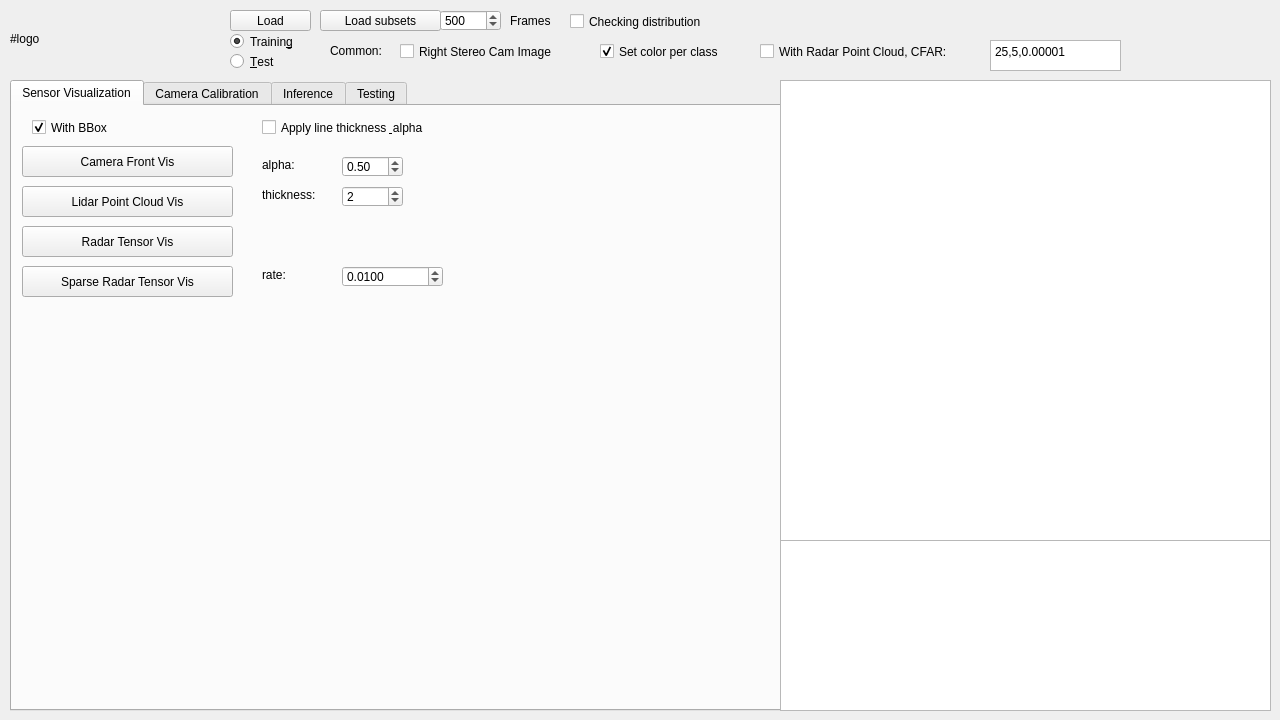
<?xml version="1.0" encoding="UTF-8"?>
<ui version="4.0">
 <class>Form</class>
 <widget class="QWidget" name="Form">
  <property name="geometry">
   <rect>
    <x>0</x>
    <y>0</y>
    <width>1280</width>
    <height>720</height>
   </rect>
  </property>
  <property name="windowTitle">
   <string>K-Radar Vis</string>
  </property>
  <widget class="QPushButton" name="pushButton_0">
   <property name="geometry">
    <rect>
     <x>230</x>
     <y>10</y>
     <width>81</width>
     <height>21</height>
    </rect>
   </property>
   <property name="text">
    <string>Load</string>
   </property>
  </widget>
  <widget class="QLabel" name="label_logo">
   <property name="geometry">
    <rect>
     <x>10</x>
     <y>15</y>
     <width>212</width>
     <height>47</height>
    </rect>
   </property>
   <property name="text">
    <string>#logo</string>
   </property>
  </widget>
  <widget class="QRadioButton" name="radioButton_training">
   <property name="geometry">
    <rect>
     <x>230</x>
     <y>30</y>
     <width>81</width>
     <height>23</height>
    </rect>
   </property>
   <property name="text">
    <string>Trainin&amp;g</string>
   </property>
   <property name="checked">
    <bool>true</bool>
   </property>
  </widget>
  <widget class="QRadioButton" name="radioButton_test">
   <property name="geometry">
    <rect>
     <x>230</x>
     <y>50</y>
     <width>81</width>
     <height>23</height>
    </rect>
   </property>
   <property name="text">
    <string>&amp;Test</string>
   </property>
  </widget>
  <widget class="QTabWidget" name="tabWidget">
   <property name="geometry">
    <rect>
     <x>10</x>
     <y>80</y>
     <width>771</width>
     <height>631</height>
    </rect>
   </property>
   <property name="currentIndex">
    <number>0</number>
   </property>
   <widget class="QWidget" name="tab_vis">
    <attribute name="title">
     <string>Sensor Visualization</string>
    </attribute>
    <widget class="QPushButton" name="pushButton_2">
     <property name="geometry">
      <rect>
       <x>10</x>
       <y>40</y>
       <width>211</width>
       <height>31</height>
      </rect>
     </property>
     <property name="text">
      <string>Camera Front Vis</string>
     </property>
    </widget>
    <widget class="QPushButton" name="pushButton_3">
     <property name="geometry">
      <rect>
       <x>10</x>
       <y>80</y>
       <width>211</width>
       <height>31</height>
      </rect>
     </property>
     <property name="text">
      <string>Lidar Point Cloud Vis</string>
     </property>
    </widget>
    <widget class="QPushButton" name="pushButton_4">
     <property name="geometry">
      <rect>
       <x>10</x>
       <y>120</y>
       <width>211</width>
       <height>31</height>
      </rect>
     </property>
     <property name="text">
      <string>Radar Tensor Vis</string>
     </property>
    </widget>
    <widget class="QCheckBox" name="checkBox_bbox">
     <property name="geometry">
      <rect>
       <x>20</x>
       <y>10</y>
       <width>191</width>
       <height>23</height>
      </rect>
     </property>
     <property name="text">
      <string>With BBox</string>
     </property>
     <property name="checked">
      <bool>true</bool>
     </property>
    </widget>
    <widget class="QCheckBox" name="checkBox_thick_alpha">
     <property name="geometry">
      <rect>
       <x>250</x>
       <y>10</y>
       <width>321</width>
       <height>23</height>
      </rect>
     </property>
     <property name="text">
      <string>Apply line thickness &amp; alpha</string>
     </property>
    </widget>
    <widget class="QLabel" name="label_5">
     <property name="geometry">
      <rect>
       <x>250</x>
       <y>50</y>
       <width>67</width>
       <height>17</height>
      </rect>
     </property>
     <property name="text">
      <string>alpha:</string>
     </property>
    </widget>
    <widget class="QLabel" name="label_6">
     <property name="geometry">
      <rect>
       <x>250</x>
       <y>80</y>
       <width>71</width>
       <height>17</height>
      </rect>
     </property>
     <property name="text">
      <string>thickness:</string>
     </property>
    </widget>
    <widget class="QSpinBox" name="spinBox_lthick">
     <property name="geometry">
      <rect>
       <x>330</x>
       <y>80</y>
       <width>61</width>
       <height>21</height>
      </rect>
     </property>
     <property name="minimum">
      <number>1</number>
     </property>
     <property name="maximum">
      <number>10</number>
     </property>
     <property name="value">
      <number>2</number>
     </property>
    </widget>
    <widget class="QDoubleSpinBox" name="doubleSpinBox_alpha">
     <property name="geometry">
      <rect>
       <x>330</x>
       <y>50</y>
       <width>61</width>
       <height>21</height>
      </rect>
     </property>
     <property name="maximum">
      <double>1.000000000000000</double>
     </property>
     <property name="singleStep">
      <double>0.100000000000000</double>
     </property>
     <property name="value">
      <double>0.500000000000000</double>
     </property>
    </widget>
    <widget class="QPushButton" name="pushButton_13">
     <property name="geometry">
      <rect>
       <x>10</x>
       <y>160</y>
       <width>211</width>
       <height>31</height>
      </rect>
     </property>
     <property name="text">
      <string>Sparse Radar Tensor Vis</string>
     </property>
    </widget>
    <widget class="QDoubleSpinBox" name="doubleSpinBox_rate">
     <property name="geometry">
      <rect>
       <x>330</x>
       <y>160</y>
       <width>101</width>
       <height>21</height>
      </rect>
     </property>
     <property name="decimals">
      <number>4</number>
     </property>
     <property name="maximum">
      <double>1.000000000000000</double>
     </property>
     <property name="singleStep">
      <double>0.010000000000000</double>
     </property>
     <property name="value">
      <double>0.010000000000000</double>
     </property>
    </widget>
    <widget class="QLabel" name="label_8">
     <property name="geometry">
      <rect>
       <x>250</x>
       <y>160</y>
       <width>71</width>
       <height>17</height>
      </rect>
     </property>
     <property name="text">
      <string>rate:</string>
     </property>
    </widget>
   </widget>
   <widget class="QWidget" name="tab_cal">
    <attribute name="title">
     <string>Camera Calibration</string>
    </attribute>
    <widget class="QLabel" name="label_frontImg">
     <property name="geometry">
      <rect>
       <x>0</x>
       <y>0</y>
       <width>768</width>
       <height>432</height>
      </rect>
     </property>
     <property name="text">
      <string>Camera Image</string>
     </property>
    </widget>
    <widget class="Line" name="line_1">
     <property name="geometry">
      <rect>
       <x>0</x>
       <y>431</y>
       <width>768</width>
       <height>3</height>
      </rect>
     </property>
     <property name="orientation">
      <enum>Qt::Horizontal</enum>
     </property>
    </widget>
    <widget class="QPlainTextEdit" name="plainTextEdit_cal_2">
     <property name="geometry">
      <rect>
       <x>10</x>
       <y>490</y>
       <width>131</width>
       <height>31</height>
      </rect>
     </property>
     <property name="plainText">
      <string>0.,600.,390.</string>
     </property>
    </widget>
    <widget class="QPlainTextEdit" name="plainTextEdit_cal_3">
     <property name="geometry">
      <rect>
       <x>230</x>
       <y>460</y>
       <width>131</width>
       <height>31</height>
      </rect>
     </property>
     <property name="plainText">
      <string>0.0,-1.8,1.8</string>
     </property>
    </widget>
    <widget class="QPlainTextEdit" name="plainTextEdit_cal_1">
     <property name="geometry">
      <rect>
       <x>10</x>
       <y>460</y>
       <width>131</width>
       <height>31</height>
      </rect>
     </property>
     <property name="plainText">
      <string>600.,0.,650.</string>
     </property>
    </widget>
    <widget class="QPlainTextEdit" name="plainTextEdit_cal_4">
     <property name="geometry">
      <rect>
       <x>230</x>
       <y>490</y>
       <width>131</width>
       <height>31</height>
      </rect>
     </property>
     <property name="plainText">
      <string>4.0,0.0,-0.8</string>
     </property>
    </widget>
    <widget class="QLabel" name="label_intrinsic">
     <property name="geometry">
      <rect>
       <x>10</x>
       <y>440</y>
       <width>131</width>
       <height>17</height>
      </rect>
     </property>
     <property name="text">
      <string>* Intrinsic Params</string>
     </property>
    </widget>
    <widget class="QLabel" name="label_extrinsic">
     <property name="geometry">
      <rect>
       <x>230</x>
       <y>440</y>
       <width>131</width>
       <height>17</height>
      </rect>
     </property>
     <property name="text">
      <string>* Extrinsic Params</string>
     </property>
    </widget>
    <widget class="QLabel" name="label_cal_dim_1">
     <property name="geometry">
      <rect>
       <x>150</x>
       <y>460</y>
       <width>71</width>
       <height>31</height>
      </rect>
     </property>
     <property name="text">
      <string>[pixel/m]</string>
     </property>
    </widget>
    <widget class="QLabel" name="label_cal_dim_3">
     <property name="geometry">
      <rect>
       <x>370</x>
       <y>460</y>
       <width>71</width>
       <height>31</height>
      </rect>
     </property>
     <property name="text">
      <string>[degree]</string>
     </property>
    </widget>
    <widget class="QLabel" name="label_cal_dim_4">
     <property name="geometry">
      <rect>
       <x>370</x>
       <y>490</y>
       <width>71</width>
       <height>31</height>
      </rect>
     </property>
     <property name="text">
      <string>[m]</string>
     </property>
    </widget>
    <widget class="QLabel" name="label_cal_dim_2">
     <property name="geometry">
      <rect>
       <x>150</x>
       <y>490</y>
       <width>71</width>
       <height>31</height>
      </rect>
     </property>
     <property name="text">
      <string>[pixel/m]</string>
     </property>
    </widget>
    <widget class="QPushButton" name="pushButton_1">
     <property name="geometry">
      <rect>
       <x>10</x>
       <y>530</y>
       <width>131</width>
       <height>21</height>
      </rect>
     </property>
     <property name="text">
      <string>Calibrate</string>
     </property>
    </widget>
   </widget>
   <widget class="QWidget" name="tab_infer">
    <attribute name="title">
     <string>Inference</string>
    </attribute>
    <widget class="QLabel" name="label_frontImg_infer">
     <property name="geometry">
      <rect>
       <x>0</x>
       <y>0</y>
       <width>768</width>
       <height>432</height>
      </rect>
     </property>
     <property name="text">
      <string>Camera Image</string>
     </property>
    </widget>
    <widget class="Line" name="line_2">
     <property name="geometry">
      <rect>
       <x>0</x>
       <y>431</y>
       <width>768</width>
       <height>3</height>
      </rect>
     </property>
     <property name="orientation">
      <enum>Qt::Horizontal</enum>
     </property>
    </widget>
    <widget class="QPushButton" name="pushButton_6">
     <property name="geometry">
      <rect>
       <x>10</x>
       <y>470</y>
       <width>121</width>
       <height>21</height>
      </rect>
     </property>
     <property name="text">
      <string>Load Config</string>
     </property>
    </widget>
    <widget class="QPushButton" name="pushButton_7">
     <property name="geometry">
      <rect>
       <x>10</x>
       <y>500</y>
       <width>121</width>
       <height>21</height>
      </rect>
     </property>
     <property name="text">
      <string>Load Model</string>
     </property>
    </widget>
    <widget class="QPushButton" name="pushButton_8">
     <property name="geometry">
      <rect>
       <x>10</x>
       <y>530</y>
       <width>121</width>
       <height>21</height>
      </rect>
     </property>
     <property name="text">
      <string>Inference</string>
     </property>
    </widget>
    <widget class="QPushButton" name="pushButton_9">
     <property name="geometry">
      <rect>
       <x>160</x>
       <y>470</y>
       <width>101</width>
       <height>21</height>
      </rect>
     </property>
     <property name="text">
      <string>in Camera</string>
     </property>
    </widget>
    <widget class="QLabel" name="label_3">
     <property name="geometry">
      <rect>
       <x>10</x>
       <y>440</y>
       <width>67</width>
       <height>17</height>
      </rect>
     </property>
     <property name="text">
      <string>Model</string>
     </property>
    </widget>
    <widget class="QLabel" name="label_4">
     <property name="geometry">
      <rect>
       <x>160</x>
       <y>440</y>
       <width>171</width>
       <height>17</height>
      </rect>
     </property>
     <property name="text">
      <string>Inferecne Visualization</string>
     </property>
    </widget>
    <widget class="QPushButton" name="pushButton_10">
     <property name="geometry">
      <rect>
       <x>160</x>
       <y>500</y>
       <width>101</width>
       <height>21</height>
      </rect>
     </property>
     <property name="text">
      <string>in Lidar</string>
     </property>
    </widget>
    <widget class="QPushButton" name="pushButton_11">
     <property name="geometry">
      <rect>
       <x>160</x>
       <y>530</y>
       <width>101</width>
       <height>21</height>
      </rect>
     </property>
     <property name="text">
      <string>in Radar</string>
     </property>
    </widget>
    <widget class="QDoubleSpinBox" name="doubleSpinBox_conf_thr">
     <property name="geometry">
      <rect>
       <x>170</x>
       <y>570</y>
       <width>69</width>
       <height>21</height>
      </rect>
     </property>
     <property name="maximum">
      <double>1.000000000000000</double>
     </property>
     <property name="singleStep">
      <double>0.100000000000000</double>
     </property>
     <property name="value">
      <double>0.550000000000000</double>
     </property>
    </widget>
    <widget class="QLabel" name="label_7">
     <property name="geometry">
      <rect>
       <x>10</x>
       <y>570</y>
       <width>171</width>
       <height>17</height>
      </rect>
     </property>
     <property name="text">
      <string>Confidence Threshold:</string>
     </property>
    </widget>
    <widget class="QCheckBox" name="checkBox_hist_stretch">
     <property name="geometry">
      <rect>
       <x>290</x>
       <y>530</y>
       <width>181</width>
       <height>23</height>
      </rect>
     </property>
     <property name="text">
      <string>Histogram Stretching</string>
     </property>
    </widget>
    <widget class="QCheckBox" name="checkBox_sat">
     <property name="geometry">
      <rect>
       <x>470</x>
       <y>530</y>
       <width>91</width>
       <height>23</height>
      </rect>
     </property>
     <property name="text">
      <string>Saturate</string>
     </property>
    </widget>
    <widget class="QDoubleSpinBox" name="doubleSpinBox_alp">
     <property name="geometry">
      <rect>
       <x>570</x>
       <y>530</y>
       <width>69</width>
       <height>21</height>
      </rect>
     </property>
     <property name="minimum">
      <double>0.100000000000000</double>
     </property>
     <property name="maximum">
      <double>10.000000000000000</double>
     </property>
     <property name="singleStep">
      <double>0.200000000000000</double>
     </property>
     <property name="value">
      <double>1.000000000000000</double>
     </property>
    </widget>
    <widget class="QPushButton" name="pushButton_12">
     <property name="geometry">
      <rect>
       <x>290</x>
       <y>560</y>
       <width>89</width>
       <height>25</height>
      </rect>
     </property>
     <property name="text">
      <string>Reset</string>
     </property>
    </widget>
   </widget>
   <widget class="QWidget" name="tab_testing">
    <attribute name="title">
     <string>Testing</string>
    </attribute>
   </widget>
  </widget>
  <widget class="QListWidget" name="listWidget_files">
   <property name="geometry">
    <rect>
     <x>780</x>
     <y>80</y>
     <width>491</width>
     <height>461</height>
    </rect>
   </property>
  </widget>
  <widget class="QTextBrowser" name="textBrowser_logs">
   <property name="geometry">
    <rect>
     <x>780</x>
     <y>540</y>
     <width>491</width>
     <height>171</height>
    </rect>
   </property>
  </widget>
  <widget class="QCheckBox" name="checkBox_frontCam">
   <property name="geometry">
    <rect>
     <x>400</x>
     <y>40</y>
     <width>191</width>
     <height>23</height>
    </rect>
   </property>
   <property name="text">
    <string>Right Stereo Cam Image</string>
   </property>
  </widget>
  <widget class="QCheckBox" name="checkBox_color">
   <property name="geometry">
    <rect>
     <x>600</x>
     <y>40</y>
     <width>191</width>
     <height>23</height>
    </rect>
   </property>
   <property name="text">
    <string>Set color per class</string>
   </property>
   <property name="checked">
    <bool>true</bool>
   </property>
  </widget>
  <widget class="QCheckBox" name="checkBox_rdr_pc">
   <property name="geometry">
    <rect>
     <x>760</x>
     <y>40</y>
     <width>231</width>
     <height>23</height>
    </rect>
   </property>
   <property name="text">
    <string>With Radar Point Cloud, CFAR:</string>
   </property>
   <property name="checked">
    <bool>false</bool>
   </property>
  </widget>
  <widget class="QPlainTextEdit" name="plainTextEdit_cfar">
   <property name="geometry">
    <rect>
     <x>990</x>
     <y>40</y>
     <width>131</width>
     <height>31</height>
    </rect>
   </property>
   <property name="plainText">
    <string>25,5,0.00001</string>
   </property>
  </widget>
  <widget class="QPushButton" name="pushButton_5">
   <property name="geometry">
    <rect>
     <x>320</x>
     <y>10</y>
     <width>121</width>
     <height>21</height>
    </rect>
   </property>
   <property name="text">
    <string>Load subsets</string>
   </property>
  </widget>
  <widget class="QSpinBox" name="spinBox_subset">
   <property name="geometry">
    <rect>
     <x>440</x>
     <y>10</y>
     <width>61</width>
     <height>21</height>
    </rect>
   </property>
   <property name="minimum">
    <number>10</number>
   </property>
   <property name="maximum">
    <number>10000</number>
   </property>
   <property name="singleStep">
    <number>10</number>
   </property>
   <property name="value">
    <number>500</number>
   </property>
  </widget>
  <widget class="QLabel" name="label">
   <property name="geometry">
    <rect>
     <x>510</x>
     <y>10</y>
     <width>67</width>
     <height>21</height>
    </rect>
   </property>
   <property name="text">
    <string>Frames</string>
   </property>
  </widget>
  <widget class="QLabel" name="label_2">
   <property name="geometry">
    <rect>
     <x>330</x>
     <y>40</y>
     <width>81</width>
     <height>21</height>
    </rect>
   </property>
   <property name="text">
    <string>Common:</string>
   </property>
  </widget>
  <widget class="QCheckBox" name="checkBox_check_dist">
   <property name="geometry">
    <rect>
     <x>570</x>
     <y>10</y>
     <width>191</width>
     <height>23</height>
    </rect>
   </property>
   <property name="text">
    <string>Checking distribution</string>
   </property>
  </widget>
 </widget>
 <resources/>
 <connections/>
</ui>
